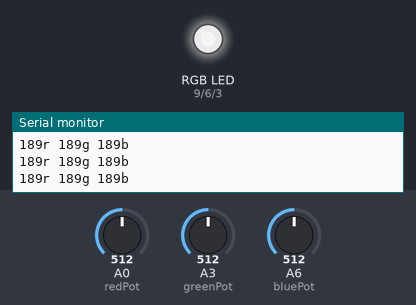
Simulated run of this sketch. Board: Arduino Nano, built with avr-gcc and run on an emulated ATmega328P. Parts: an RGB LED mixed from three pins (HIGH = lit), the last lines printed to the serial monitor. Inputs (shaded band) come from the test bench; at power-on: A0 (redPot) = 512, A3 (greenPot) = 512, A6 (bluePot) = 512. Dim RGB values are drawn brighter than linear.

Above: at 2.2 s.
2.3 s: A0 (redPot) set to 278
At 3.5 s:
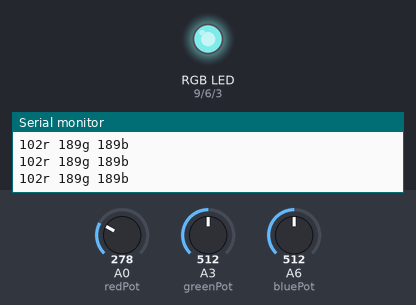
3.8 s: A0 (redPot) set to 259
At 4.7 s:
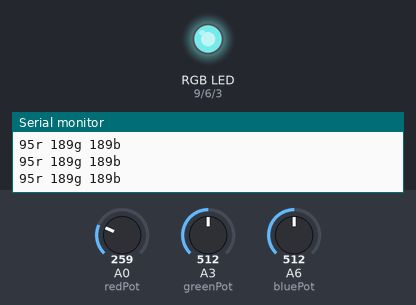
6.8 s: A3 (greenPot) set to 716
At 8.0 s:
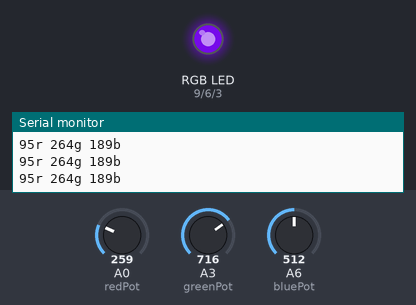
8.3 s: A6 (bluePot) set to 716
At 9.1 s:
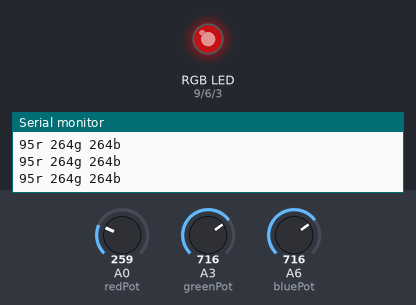
9.8 s: A3 (greenPot) set to 0
At 10.1 s:
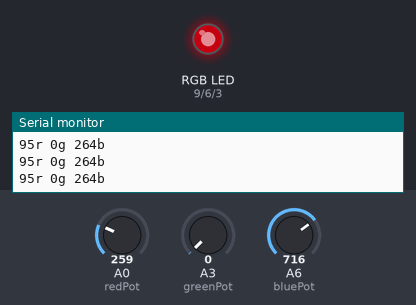
11.3 s: A6 (bluePot) set to 0
At 12.3 s:
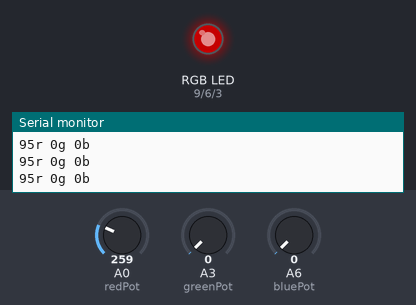
Timing chart, 0 to 13.8 s (numbered marks = the images above; inputs shaded):
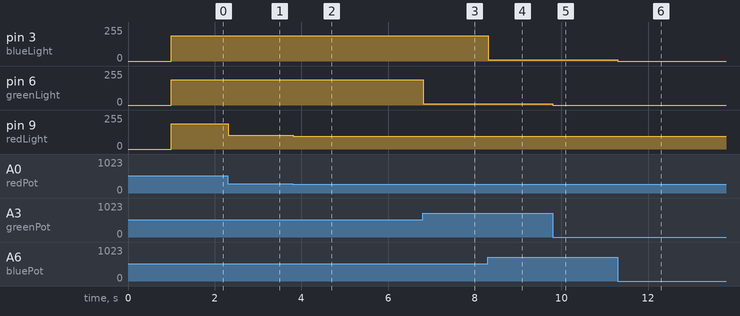

The sketch:

rgb_led_controller.ino
```cpp
// I wrote this program to conceptualize a way to control a
// 3 pin RGB LED using potentiometers to adjust individual
// RGB values.
//
//

// initializes three potentiometers on analog pins
// to control RGB levels
int redPot = A0;
int greenPot = A3;
int bluePot = A6;

// initializes three RGB LED pins on digital PWM pins
int redLight = 9;
int greenLight = 6;
int blueLight = 3;

// creates some placeholders for to store color values
int redValue;
int greenValue;
int blueValue;

void setup() {

  // sets RGB LED pins as OUTPUT on digital PWM pins
  pinMode(redLight, OUTPUT);
  pinMode(greenLight, OUTPUT);
  pinMode(blueLight, OUTPUT);

  // initialize serial @ 9600baud
  Serial.begin(9600);
  Serial.print("RGB LED controller");

  // delay before stream of RGB values
  delay(1000);
}

void loop() {

  // reads the values of the color potentiometers and
  // sets it as the value of the corresponding placeholder
  redValue = analogRead(redPot);
  greenValue = analogRead(greenPot);
  blueValue = analogRead(bluePot);

  // maps analog read values to 0-255
  redValue = map(redValue, 0, 690, 0, 255);
  greenValue = map(greenValue, 0, 690, 0, 255);
  blueValue = map(blueValue, 0, 690, 0, 255);

  // writes the color values (0-255) to PWM pins
  analogWrite(redLight, redValue);
  analogWrite(greenLight, greenValue);
  analogWrite(blueLight, blueValue);

  // prints color values to serial
  Serial.print(redValue);
  Serial.print("r ");
  Serial.print(greenValue);
  Serial.print("g ");
  Serial.print(blueValue);
  Serial.println("b ");
}
```

Measured:
- after the input at 2.3 s, pin 9 (redLight): 189/255 → 102/255 at once
- after the input at 3.8 s, pin 9 (redLight): 102/255 → 95/255 at once
- after the input at 6.8 s, pin 6 (greenLight): 189/255 → 8/255 at once
- after the input at 8.3 s, pin 3 (blueLight): 189/255 → 8/255 at once
- after the input at 9.8 s, pin 6 (greenLight): 8/255 → 0/255 at once
- after the input at 11.3 s, pin 3 (blueLight): 8/255 → 0/255 at once
